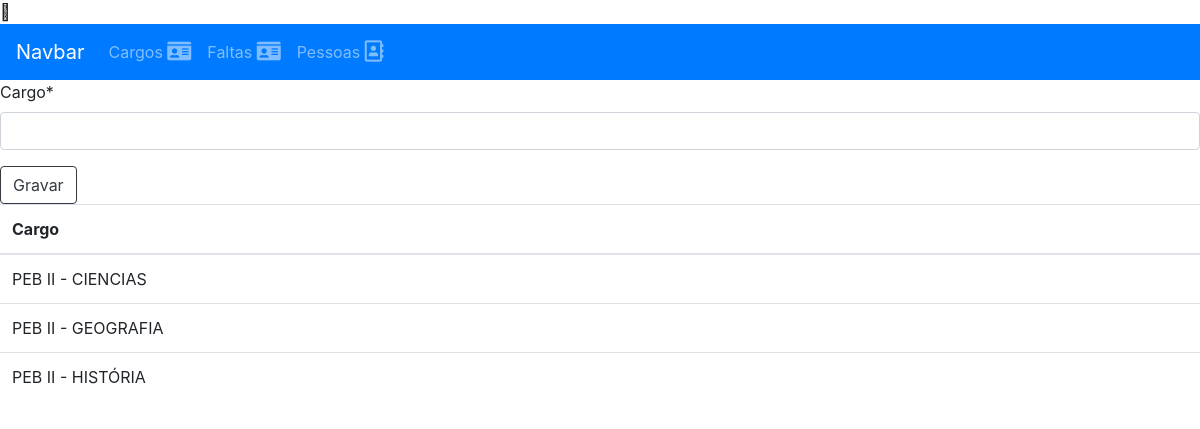
Before: /cargos/ with the older database file.
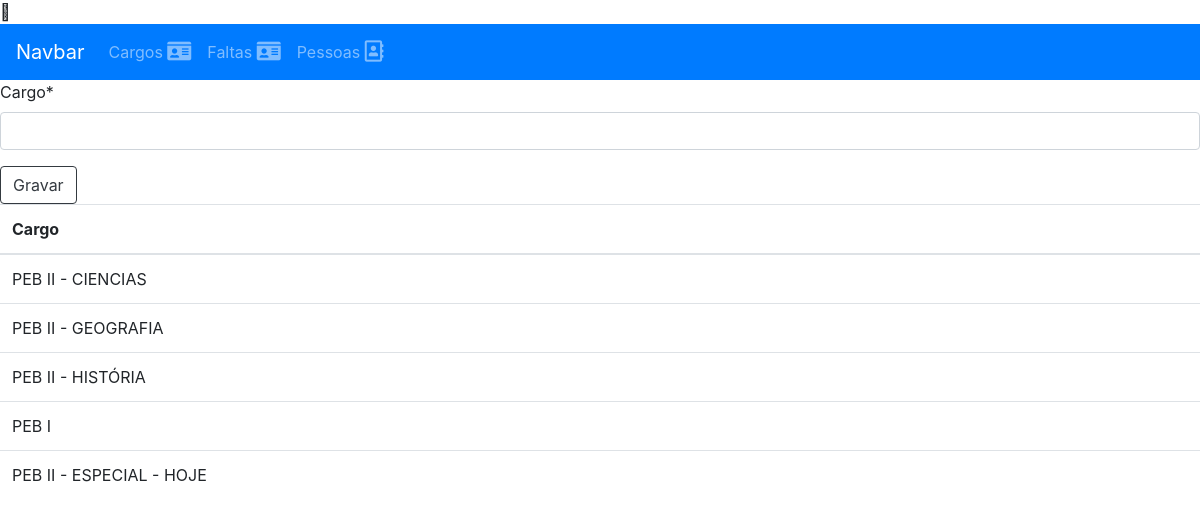
After: the same page with the newer database file.
### app_ficha_cem/models.py (models this page shows, shortened)
class Cargos(models.Model):
    cargo = models.CharField(max_length=50)

### app_ficha_cem/views.py (the view)
# urls.py: path('cargos/', cargos, name='listarcargos'),
def cargos(request):
    cargos = Cargos.objects.all()
    if request.method == 'POST':
        form = formularioCargo(request.POST)
        if form.is_valid():
            form.save()
            return redirect('listarcargos')
    else:
        form = formularioCargo()
    return render(request,'template/cadastrar_cargo.html',{'form':form, 'cargos':cargos})

### app_ficha_cem/forms.py
class formularioCargo(forms.ModelForm):
    cargo = forms.CharField(max_length=50, required=True)
    class Meta:
        model = Cargos
        fields=['cargo']

### template/cadastrar_cargo.html (shortened to what this page needs)
{% extends 'template/menu.html' %}
{% load crispy_forms_tags %}
{% block content %}
<form method="POST">
    {{ form|crispy }}
    <div clas="form-group">
        <button class="btn btn-outline-dark">Gravar</button>
    </div>
</form>
<table class="table table-hover">
    <thead>
        <tr>
            <th scope="col">Cargo</th>
        </tr>
    </thead>
    <tbody>
        {% for cargo in cargos %}
        <tr>
            <td>{{cargo.cargo}}</td>
        </tr>
        {% endfor %}
    </tbody>
</table>
{% endblock content %}

Changed rows visible on the page:
added Cargos: cargo "PEB I"
added Cargos: cargo "PEB II - ESPECIAL - HOJE"
